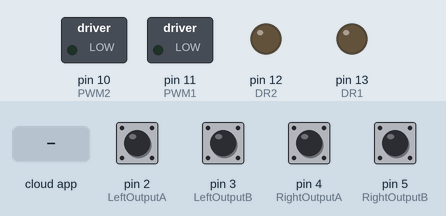
Simulated run of this sketch. Board: Arduino Uno, built with avr-gcc and run on an emulated ATmega328P. On the bench: switched loads named in the sketch (green lamp = pin HIGH), output pins drawn as LEDs (lit = HIGH). Inputs (shaded band) come from the test bench; at power-on: pin 2 (LeftOutputA), pin 4 (RightOutputA) HIGH, pin 3 (LeftOutputB), pin 5 (RightOutputB) LOW. The ROS host is connected and sends only what is stated.

Above: at 1.2 s.
1.3 s: the phone or cloud app sets rmotor_cmd to -100
At 2.1 s:
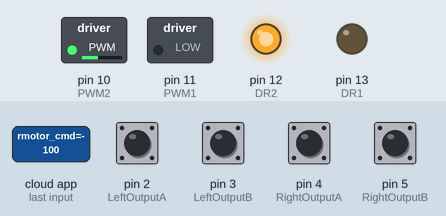
2.8 s: the phone or cloud app sets lmotor_cmd to -100
At 3.2 s:
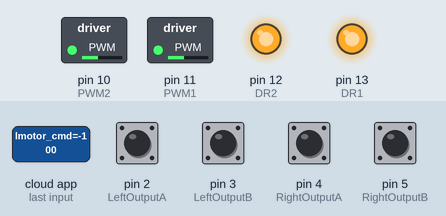
4.3 s: the phone or cloud app sets rmotor_cmd to 0
At 5.5 s:
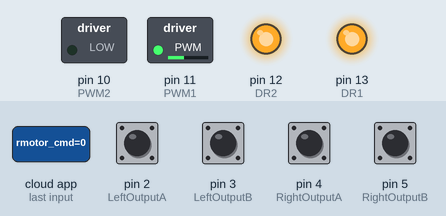
5.8 s: the phone or cloud app sets lmotor_cmd to 0
At 6.7 s:
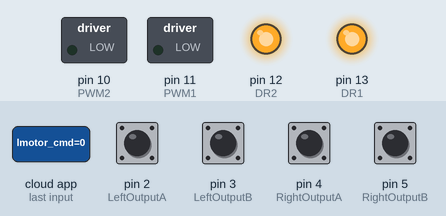
7.3 s: the phone or cloud app sets rmotor_cmd to 100
At 7.8 s:
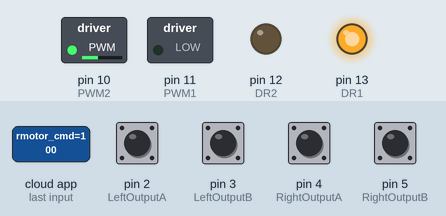
8.8 s: the phone or cloud app sets lmotor_cmd to 100
At 10.2 s:
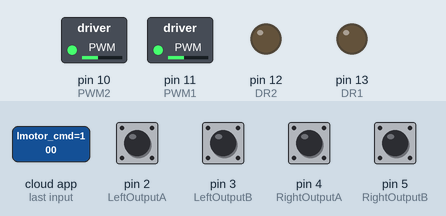
Timing chart, 0 to 11.3 s (numbered marks = the images above; inputs shaded):
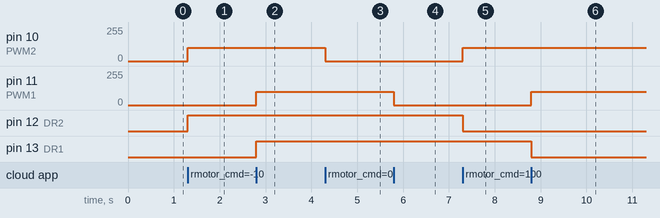

Measured:
- after the input at 1.3 s, pin 10 (PWM2): 0/255 → 100/255 at once; pin 12 (DR2): LOW → HIGH at once
- after the input at 2.8 s, pin 11 (PWM1): 0/255 → 100/255 at once; pin 13 (DR1): LOW → HIGH at once
- after the input at 4.3 s, pin 10 (PWM2): 100/255 → 0/255 at once
- after the input at 5.8 s, pin 11 (PWM1): 100/255 → 0/255 at once
- after the input at 7.3 s, pin 10 (PWM2): 0/255 → 100/255 at once; pin 12 (DR2): HIGH → LOW at once
- after the input at 8.8 s, pin 11 (PWM1): 0/255 → 100/255 at once; pin 13 (DR1): HIGH → LOW at once

The sketch:

ticks_speed_control.ino
```cpp
#include <ros.h>
#include <std_msgs/Int16.h>
#include <std_msgs/Float32.h>

ros::NodeHandle nh;

/***************************************************************************************
 *                  Definition
***************************************************************************************/
/*for Encoder*/
#define RightOutputA 4
#define RightOutputB 5
#define LeftOutputA 2
#define LeftOutputB 3
/*for Power and Direction*/
#define PWM1 11  //left motor
#define PWM2 10 //right motor
#define DR1 13
#define DR2 12

/***************************************************************************************
 *                  Global varaible
***************************************************************************************/
int RightCurrentStateA;
int RightCurrentStateB;

int LeftCurrentStateA;
int LeftCurrentStateB;

int RightLastStateA;
int RightLastStateB;

int LeftLastStateA;
int LeftLastStateB;

int RightCounter=0;
int LeftCounter=0;

/***************************************************************************************
 *                  Function Prototype
***************************************************************************************/
/*for Encoder*/
void RightWheelCount(void);
void LeftWheelCount(void);

/*for Power and Direction*/
void right_motor(const std_msgs::Float32& right_vel);
void left_motor(const std_msgs::Float32& left_vel);

/***************************************************************************************
 *                  Set Publish & Subscribe Nodes
***************************************************************************************/
/*for Encoder*/
std_msgs::Int16 RightWheelTicks;
ros::Publisher rightPub("rwheel", &RightWheelTicks);
std_msgs::Int16 LeftWheelTicks;
ros::Publisher LeftPub("lwheel", &LeftWheelTicks);

/*for Power and Direction*/
ros::Subscriber<std_msgs::Float32> right_sub( "rmotor_cmd", right_motor );
ros::Subscriber<std_msgs::Float32>  left_sub( "lmotor_cmd", left_motor );

/***************************************************************************************
 *                  Function implementation
***************************************************************************************/
/*for Encoder*/
void RightWheelCount(){
    RightCurrentStateA = digitalRead(RightOutputA);
    RightCurrentStateB = digitalRead(RightOutputB);
  if(RightCurrentStateA!=RightLastStateA || RightCurrentStateB!=RightLastStateB){
    if(RightLastStateA==RightLastStateB)
    {
      if(RightLastStateA==RightCurrentStateA)
      {
        //moving forward
        RightWheelTicks.data++;
      }
      else {
        //moving backward
        RightWheelTicks.data--;
      }

    }

  else
  {

    if(RightLastStateA !=RightCurrentStateA){
      //moving forward
      RightWheelTicks.data++;

    }
    else{
      //moving backward
     RightWheelTicks.data--;
    }
  }
    RightLastStateA=RightCurrentStateA;
    RightLastStateB=RightCurrentStateB;
}

}

void LeftWheelCount(){

    LeftCurrentStateA = digitalRead(LeftOutputA);
    LeftCurrentStateB = digitalRead(LeftOutputB);
  if(LeftCurrentStateA!=LeftLastStateA || LeftCurrentStateB!=LeftLastStateB){
    if(LeftLastStateA==LeftLastStateB)
    {
      if(LeftLastStateA==LeftCurrentStateA)
      {
        //moving forward
        LeftWheelTicks.data++;
      }
      else {
        //moving backward
        LeftWheelTicks.data--;
      }

    }

  else
  {

    if(LeftLastStateA !=LeftCurrentStateA){
      //moving forward
      LeftWheelTicks.data++;

    }
    else{
      //moving backward
     LeftWheelTicks.data--;
    }
  }
    LeftLastStateA=LeftCurrentStateA;
    LeftLastStateB=LeftCurrentStateB;

}

}

/*for Power and Direction*/
void right_motor(const std_msgs::Float32& right_vel){
  if( right_vel.data > 0)//move right wheel backword//
  {
//    Serial.println("right forward");
     digitalWrite(DR2,LOW);//clean pin to make direction forward//
  }
  else if(right_vel.data < 0)//move right wheel forward//
  {
//    Serial.println("right back");
    digitalWrite(DR2,HIGH); //set pin to make direction backward//
  }
analogWrite(PWM2, abs(right_vel.data)) ;
}

void left_motor(const std_msgs::Float32& left_vel){
  if( left_vel.data > 0)//move left wheel backword//
  {
//    Serial.println("left forward");
     digitalWrite(DR1,LOW);//clean pin to make direction forward//
  }
  else if(left_vel.data < 0)//move left wheel forward//
  {
//    Serial.println("left back");
    digitalWrite(DR1,HIGH); //set pin to make direction backward//
  }
analogWrite(PWM1,abs(left_vel.data));
}

void setup() {
  //Setup baud rate
  nh.getHardware()->setBaud(115200);
  nh.initNode();
  // Set encoder pins as inputs
  pinMode(RightOutputA,INPUT);
  pinMode(RightOutputB,INPUT);
  pinMode(LeftOutputA,INPUT);
  pinMode(LeftOutputB,INPUT);
  // Set PWM pins for speed
  pinMode (DR1 , OUTPUT) ;
  pinMode (DR2 , OUTPUT) ;
  pinMode (PWM2 , OUTPUT);
  pinMode (PWM1 , OUTPUT) ;
  // start nodes for encoder
  nh.advertise(rightPub);
  nh.advertise(LeftPub);
  //start nodes for speed control
  nh.subscribe( right_sub);
  nh.subscribe (left_sub) ;

  /*read first value for encoder*/
  RightLastStateA=digitalRead(RightOutputA);
  RightLastStateB=digitalRead(RightOutputB);

  LeftLastStateA=digitalRead(LeftOutputA);
  LeftLastStateB=digitalRead(LeftOutputB);
}

void loop() {
  /*call function to handle ticks taken and publish it*/
  RightWheelCount();
  rightPub.publish( &RightWheelTicks );
  LeftWheelCount();
  LeftPub.publish( &LeftWheelTicks );

  nh.spinOnce();

}
```
